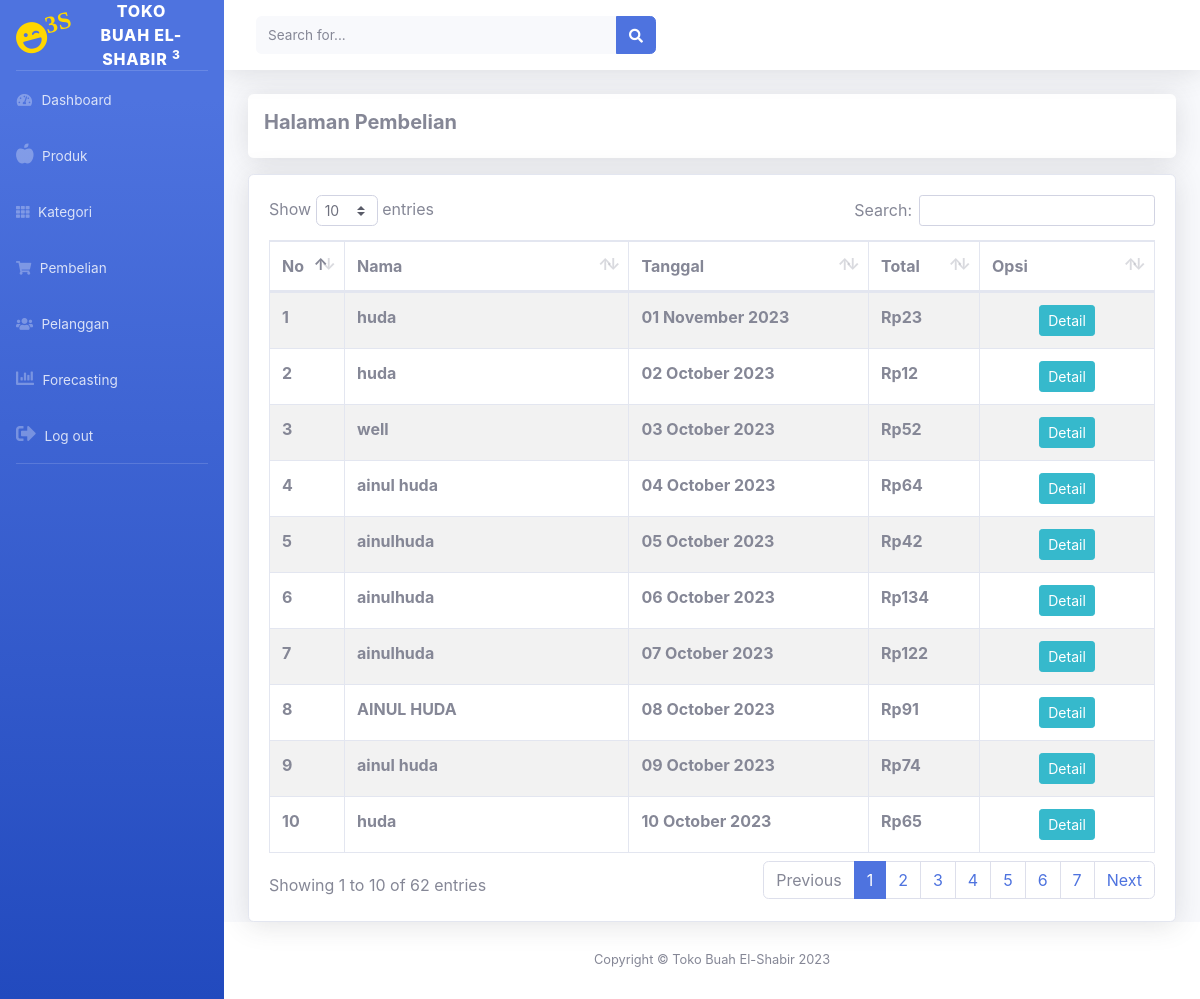
The page /admin/index.php?halaman=Pembelian (signed in) on the database its author committed.
### tables this page shows
CREATE TABLE `tb_pembelian` (
  `id_pembelian` int(11) NOT NULL,
  `id_user` int(11) NOT NULL,
  `tanggal_pembelian` date NOT NULL,
  `total_pembelian` int(11) NOT NULL,
  `status` varchar(255) NOT NULL DEFAULT 'Pending'
);

CREATE TABLE `tb_user` (
  `id_user` int(11) NOT NULL,
  `username` varchar(50) NOT NULL,
  `password` varchar(50) NOT NULL,
  `nama_user` varchar(30) NOT NULL,
  `alamat_user` varchar(100) NOT NULL,
  `no_telephone` varchar(15) DEFAULT NULL,
  `foto_user` varchar(255) NOT NULL,
  `role` enum('admin','pelanggan') NOT NULL
);

### admin/pembelian/pembelian.php (the view)
<div class="shadow p-3 mb-3 bg-white rounded">
    <marquee><h5><b>Halaman Pembelian</b></h5></marquee>
</div>
<?php
$tb_pembelian = array();
$ambil = $koneksi->query("SELECT * FROM tb_pembelian
                          JOIN tb_user ON tb_pembelian.id_user = tb_user.id_user
                          WHERE tb_user.role = 'pelanggan'");
while ($pecah = $ambil->fetch_assoc()) {
    $tb_pembelian[] = $pecah;
}
?>
<div class="card shadow bg-white">
    <div class="card-body">
        <table class="table table-bordered table-hover table-striped" id="tables">
            <thead>
                <tr>
                    <th>No</th>
                    <th>Nama</th>
                    <th>Tanggal</th>
                    <th>Total</th>
                    <th>Opsi</th>
                </tr>
            </thead>
            <tbody>
                <?php foreach ($tb_pembelian as $key => $value) : ?>
                    <tr>
                        <th width="50"><?php echo $key + 1; ?></th>
                        <th><?php echo $value['nama_user']; ?></th>
                        <th><?php echo date("d F Y", strtotime($value['tanggal_pembelian'])); ?></th>
                        <th>Rp<?php echo number_format($value['total_pembelian']); ?></th>
                        <th class="text-center" width="150">
                            <a href="index.php?halaman=detail_pembelian&id=<?php echo $value['id_pembelian']; ?>"
                                class="btn btn-sm btn-info">Detail</a>
                        </th>
                    </tr>
                <?php endforeach ?>
            </tbody>
        </table>
    </div>
</div>

### admin/index.php (shortened to what this page needs)
<?php
include '../koneksi/koneksi.php';
    ?>
<!DOCTYPE html>
<html lang="en">
<head>
    <link href="../user/vendor/fontawesome-free/css/all.min.css" rel="stylesheet" type="text/css">
    <link href="../user/css/sb-admin-2.min.css" rel="stylesheet">
        <link href="../user/vendor/datatables/dataTables.bootstrap4.min.css" rel="stylesheet">
</head>
<body id="page-top">
    <div id="wrapper">
        <ul class="navbar-nav bg-gradient-primary sidebar sidebar-dark accordion" id="accordionSidebar">
            <a class="sidebar-brand d-flex align-items-center justify-content-center" href="index.html">
                <div class="sidebar-brand-icon rotate-n-15">
                  <i class="fas fa-laugh-wink" style="color: #FFD700";><sup>3S</sup></i>
                </div>
                <div class="sidebar-brand-text mx-4">Toko Buah El-Shabir <sup>3</sup></div>
            </a>
            <hr class="sidebar-divider my-0">
            <li class="nav-item">
                <a class="nav-link" href="index.php">
                    <i class="fas fa-fw fa-tachometer-alt"></i>
                    <span>Dashboard</span></a>
            </li>
             <li class="nav-item">
                <a class="nav-link" href="index.php?halaman=Produk">
                    <i class='fas fa-apple-alt' style=" font-size: 20px;"></i>
                    <span>Produk</span></a>
            </li>
             <li class="nav-item">
                <a class="nav-link" href="index.php?halaman=Kategori">
                  <i class="fa fa-th" aria-hidden="true"></i>
                    <span>Kategori</span></a>
            </li>
             <li class="nav-item">
                <a class="nav-link" href="index.php?halaman=Pembelian">
                <i class="fa fa-shopping-cart" aria-hidden="true"></i>
                    <span>Pembelian</span></a>
            </li>
             <li class="nav-item">
                <a class="nav-link" href="index.php?halaman=Pelanggan">
                    <i class="fas fa-users" aria-hidden="true"></i>
                    <span>Pelanggan</span></a>
            </li>
             <li class="nav-item">
                <a class="nav-link" href="index.php?halaman=Forecasting">
                <i class='fas fa-chart-bar' style="font-size: 18px;"></i>
                    <span>Forecasting</span></a>
            </li>
            <li class="nav-item">
                <a class="nav-link" href="index.php?halaman=Logout">
                 <i class='fas fa-sign-out-alt' style="font-size: 20px;"></i>
                    <span>Log out</span></a>
            </li>
            <hr class="sidebar-divider d-none d-md-block">
        </ul>
        <div id="content-wrapper" class="d-flex flex-column">
            <div id="content">
                <nav class="navbar navbar-expand navbar-light bg-white topbar mb-4 static-top shadow">
                    <form
                        class="d-none d-sm-inline-block form-inline mr-auto ml-md-3 my-2 my-md-0 mw-100 navbar-search">
                        <div class="input-group">
                            <input type="text" class="form-control bg-light border-0 small" placeholder="Search for..."
                                aria-label="Search" aria-describedby="basic-addon2">
                            <div class="input-group-append">
                                <button class="btn btn-primary" type="button">
                                    <i class="fas fa-search fa-sm"></i>
                                </button>
                            </div>
                        </div>
                    </form>
                </nav>
                <div class="container-fluid">
                        <?php
                            if (isset($_GET['halaman']))
                            {
                                if ($_GET['halaman']=="Produk")
                                {
                                    include 'produk/produk.php';
                                }
                                elseif($_GET['halaman']=="Kategori")
                                 {
                                    include 'kategori/Kategori.php';
                                }
                                elseif($_GET['halaman']=="Pembelian")
                                 {
                                    include 'pembelian/Pembelian.php';
                                }
                                elseif($_GET['halaman']=="detail_pembelian")
                                {
                                    include 'detail/detail_pembelian.php';
                                }
                                elseif ($_GET['halaman']=="Pelanggan")
                                 {
                                    include 'pelanggan/Pelanggan.php';
                                }
                                elseif ($_GET['halaman']=="Tambahproduk")
                                {
                                    include 'produk/Tambah_produk.php';
                                }
                                elseif($_GET['halaman']=="Tambahkategori")
                                {
                                    include 'kategori/Tambah_kategori.php';
                                }
                                elseif($_GET['halaman']=="detail_produk")
                                {
                                    include 'detail/detail_produk.php';
                                }
                                 elseif($_GET['halaman']=="hapus_foto")
                                {
                                    include 'hapus/hapus_foto.php';
                                }
                                elseif($_GET['halaman']=="edit_kategori")
                                {
                                    include 'edit/edit_kategori.php';
                                }
                                elseif($_GET['halaman']=="edit_produk")
                                 {
                                    include 'edit/edit_produk.php';
                                }
                                elseif($_GET['halaman']=="hapus_kategori")
                                {
                                    include 'hapus/hapus_kategori.php';
                                }
                                elseif($_GET['halaman']=="hapus_produk")
                                {
                                    include 'hapus/hapus_produk.php';
                                }
                                elseif($_GET['halaman']=="Forecasting")
                                {
                                    include 'forecasting/Forecasting.php';
                                }
                                elseif($_GET['halaman']=="Logout")
                                {
                                    include 'logout.php';
                                }
                            }
                            else
                            {
                                include 'Dashboard.php';
                            }
                        ?>
                </div>
            </div>
            <footer class="sticky-footer bg-white">
                <div class="container my-auto">
                    <div class="copyright text-center my-auto">
                        <span>Copyright &copy; Toko Buah El-Shabir 2023</span>
                    </div>
                </div>
            </footer>
        </div>
    </div>
</body>
</html>

### rows shown on the page
tb_pembelian: id_user.nama_user "huda", tanggal_pembelian "01 November 2023", total_pembelian "23"
tb_pembelian: id_user.nama_user "huda", tanggal_pembelian "02 October 2023", total_pembelian "12"
tb_pembelian: id_user.nama_user "well", tanggal_pembelian "03 October 2023", total_pembelian "52"
tb_pembelian: id_user.nama_user "ainul huda", tanggal_pembelian "04 October 2023", total_pembelian "64"
tb_pembelian: id_user.nama_user "ainulhuda", tanggal_pembelian "05 October 2023", total_pembelian "42"
tb_pembelian: id_user.nama_user "ainulhuda", tanggal_pembelian "06 October 2023", total_pembelian "134"
tb_pembelian: id_user.nama_user "ainulhuda", tanggal_pembelian "07 October 2023", total_pembelian "122"
tb_pembelian: id_user.nama_user "AINUL HUDA", tanggal_pembelian "08 October 2023", total_pembelian "91"
tb_pembelian: id_user.nama_user "ainul huda", tanggal_pembelian "09 October 2023", total_pembelian "74"
tb_pembelian: id_user.nama_user "huda", tanggal_pembelian "10 October 2023", total_pembelian "65"
